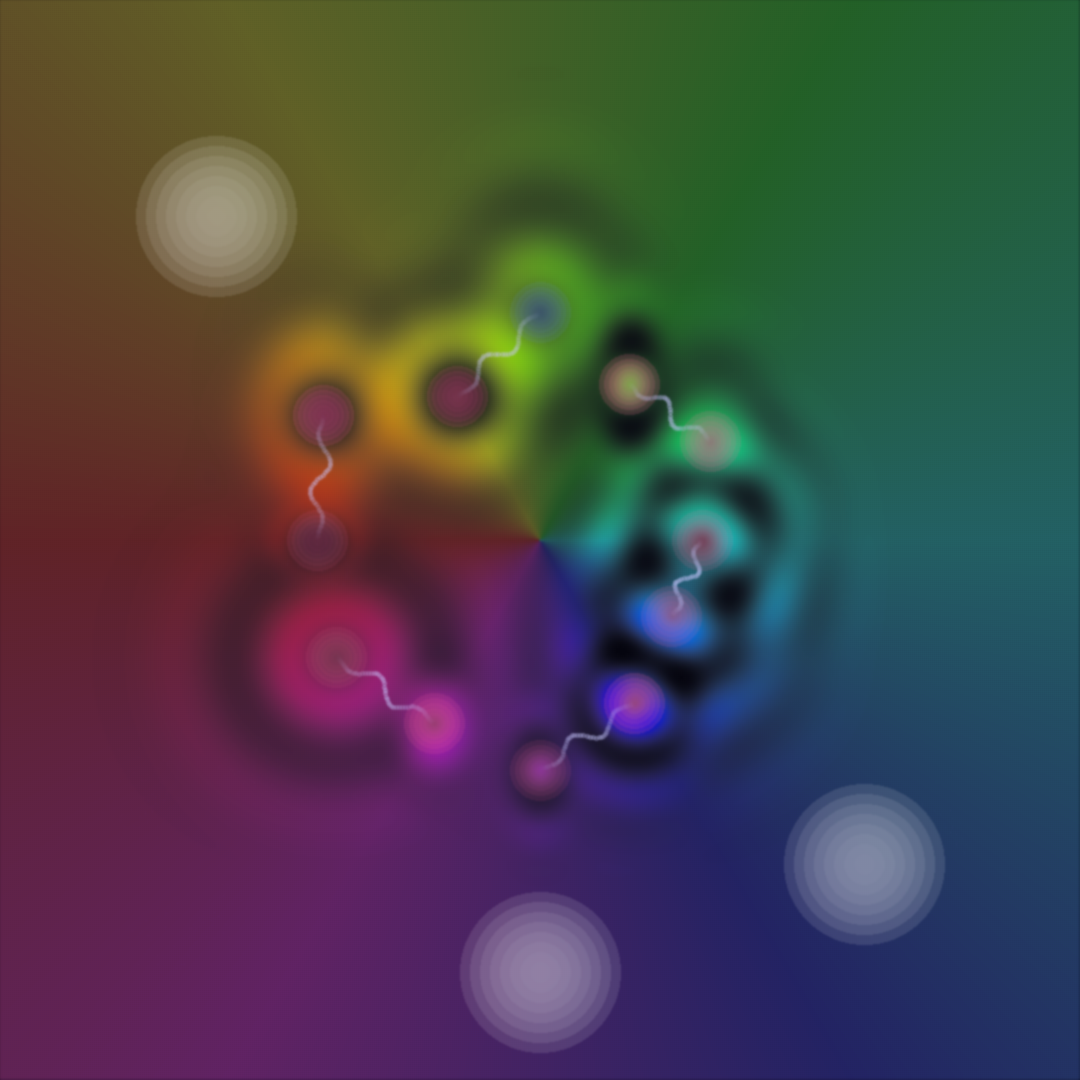

The script that saved this image:
from PIL import Image, ImageDraw, ImageFilter
import numpy as np
import math
import random
import colorsys

# Canvas dimensions
WIDTH, HEIGHT = 1080, 1080

# Create base image - the quantum void
img = Image.new('RGB', (WIDTH, HEIGHT), color=(5, 5, 15))
draw = ImageDraw.Draw(img, 'RGBA')

# Quantum particle class
class QuantumParticle:
    def __init__(self, x, y):
        self.x = x
        self.y = y
        # Uncertainty in position
        self.uncertainty_x = random.uniform(20, 100)
        self.uncertainty_y = random.uniform(20, 100)
        # Wave function parameters
        self.wavelength = random.uniform(50, 200)
        self.phase = random.uniform(0, 2 * math.pi)
        self.amplitude = random.uniform(0.5, 1.0)
        # Quantum properties
        self.spin = random.choice([-1, 1])
        self.energy = random.uniform(0.3, 1.0)
        self.entangled_with = None
        
    def wave_function(self, x, y):
        """Calculate probability amplitude at given position"""
        # Distance from particle center
        dx = x - self.x
        dy = y - self.y
        
        # Gaussian envelope (uncertainty principle)
        gaussian = math.exp(-(dx**2 / (2 * self.uncertainty_x**2) + 
                             dy**2 / (2 * self.uncertainty_y**2)))
        
        # Wave component
        r = math.sqrt(dx**2 + dy**2)
        wave = math.sin(2 * math.pi * r / self.wavelength + self.phase)
        
        return gaussian * wave * self.amplitude * self.energy
    
    def collapse_probability(self, observer_x, observer_y):
        """Observation collapses the wave function"""
        dx = observer_x - self.x
        dy = observer_y - self.y
        distance = math.sqrt(dx**2 + dy**2)
        
        # Probability of finding particle decreases with distance
        return math.exp(-distance / 100) * self.energy

# Create quantum particles
particles = []
num_particles = 12

# Primary particles
for i in range(num_particles):
    angle = (i / num_particles) * 2 * math.pi
    radius = 200 + random.uniform(-50, 50)
    x = WIDTH/2 + radius * math.cos(angle)
    y = HEIGHT/2 + radius * math.sin(angle)
    particles.append(QuantumParticle(x, y))

# Create entangled pairs
for i in range(0, len(particles), 2):
    if i + 1 < len(particles):
        particles[i].entangled_with = particles[i + 1]
        particles[i + 1].entangled_with = particles[i]

# Calculate quantum field
field = np.zeros((WIDTH, HEIGHT))
for y in range(0, HEIGHT, 2):  # Sample every 2 pixels for speed
    for x in range(0, WIDTH, 2):
        total = 0
        for particle in particles:
            # Superposition of all particle states
            amplitude = particle.wave_function(x, y)
            
            # Entanglement effects
            if particle.entangled_with:
                entangled_amplitude = particle.entangled_with.wave_function(x, y)
                # Quantum interference
                total += amplitude + entangled_amplitude * 0.5
            else:
                total += amplitude
                
        field[x, y] = total

# Normalize field
field_min = np.min(field)
field_max = np.max(field)
if field_max > field_min:
    field = (field - field_min) / (field_max - field_min)

# Render quantum field
for y in range(0, HEIGHT, 2):
    for x in range(0, WIDTH, 2):
        value = field[x, y]
        
        if abs(value) > 0.01:  # Threshold for visibility
            # Quantum color - phase determines hue
            phase = math.atan2(y - HEIGHT/2, x - WIDTH/2)
            hue = (phase / (2 * math.pi) + 0.5) % 1.0
            
            # Probability determines brightness and saturation
            probability = abs(value)
            
            # Interference patterns create color variations
            if value > 0:
                saturation = 0.3 + 0.7 * probability
                brightness = 0.2 + 0.8 * probability
            else:
                saturation = 0.5 + 0.5 * probability
                brightness = 0.1 + 0.4 * probability
            
            r, g, b = [int(c * 255) for c in colorsys.hsv_to_rgb(hue, saturation, brightness)]
            
            # Draw with transparency based on uncertainty
            alpha = int(200 * probability)
            draw.rectangle([x-1, y-1, x+1, y+1], fill=(r, g, b, alpha))

# Add particle cores where probability is highest
for particle in particles:
    # Particle glow
    for radius in range(30, 0, -5):
        alpha = int(50 * particle.energy * (radius / 30))
        
        # Color based on spin
        if particle.spin > 0:
            color = (100, 150, 255, alpha)  # Blue for spin up
        else:
            color = (255, 100, 150, alpha)  # Red for spin down
            
        draw.ellipse([particle.x - radius, particle.y - radius,
                     particle.x + radius, particle.y + radius],
                    fill=color)

# Draw entanglement connections
for particle in particles:
    if particle.entangled_with and particle.x < particle.entangled_with.x:
        # Quantum correlation visualization
        steps = 50
        for i in range(steps):
            t = i / steps
            x = particle.x + t * (particle.entangled_with.x - particle.x)
            y = particle.y + t * (particle.entangled_with.y - particle.y)
            
            # Oscillating connection
            offset = 10 * math.sin(t * math.pi * 4) * math.sin(t * math.pi)
            x += offset * math.cos(math.atan2(particle.entangled_with.y - particle.y,
                                             particle.entangled_with.x - particle.x) + math.pi/2)
            y += offset * math.sin(math.atan2(particle.entangled_with.y - particle.y,
                                             particle.entangled_with.x - particle.x) + math.pi/2)
            
            # Fading connection
            alpha = int(100 * (1 - 2 * abs(t - 0.5)))
            draw.ellipse([x-2, y-2, x+2, y+2], fill=(200, 200, 255, alpha))

# Observer effect - collapse points
observers = [(WIDTH * 0.2, HEIGHT * 0.2), 
            (WIDTH * 0.8, HEIGHT * 0.8),
            (WIDTH * 0.5, HEIGHT * 0.9)]

for ox, oy in observers:
    # Observation collapses nearby wave functions
    collapse_radius = 80
    
    # Draw collapsed region
    for r in range(collapse_radius, 0, -10):
        alpha = int(30 * (r / collapse_radius))
        draw.ellipse([ox - r, oy - r, ox + r, oy + r],
                    fill=(255, 255, 255, alpha))
    
    # Show collapsed particles
    for particle in particles:
        probability = particle.collapse_probability(ox, oy)
        if probability > 0.3:
            # Particle becomes classical
            draw.ellipse([particle.x - 5, particle.y - 5,
                         particle.x + 5, particle.y + 5],
                        fill=(255, 255, 255, int(255 * probability)))

# Heisenberg uncertainty visualization - grid distortion
for i in range(10):
    x = random.randint(100, WIDTH - 100)
    y = random.randint(100, HEIGHT - 100)
    
    # Uncertainty bubble
    for angle in np.linspace(0, 2 * math.pi, 20):
        for r in range(20, 60, 5):
            px = x + r * math.cos(angle)
            py = y + r * math.sin(angle)
            
            # Distort based on uncertainty principle
            uncertainty = random.uniform(0.5, 2)
            px += random.uniform(-10, 10) * uncertainty
            py += random.uniform(-10, 10) * uncertainty
            
            if 0 <= px < WIDTH and 0 <= py < HEIGHT:
                alpha = int(20 * (1 - r / 60))
                draw.point((px, py), fill=(150, 100, 200, alpha))

# Apply quantum blur
img = img.filter(ImageFilter.GaussianBlur(radius=1))

img.save('quantum_dreams_01.png')
print("Quantum Dreams manifested: quantum_dreams_01.png")